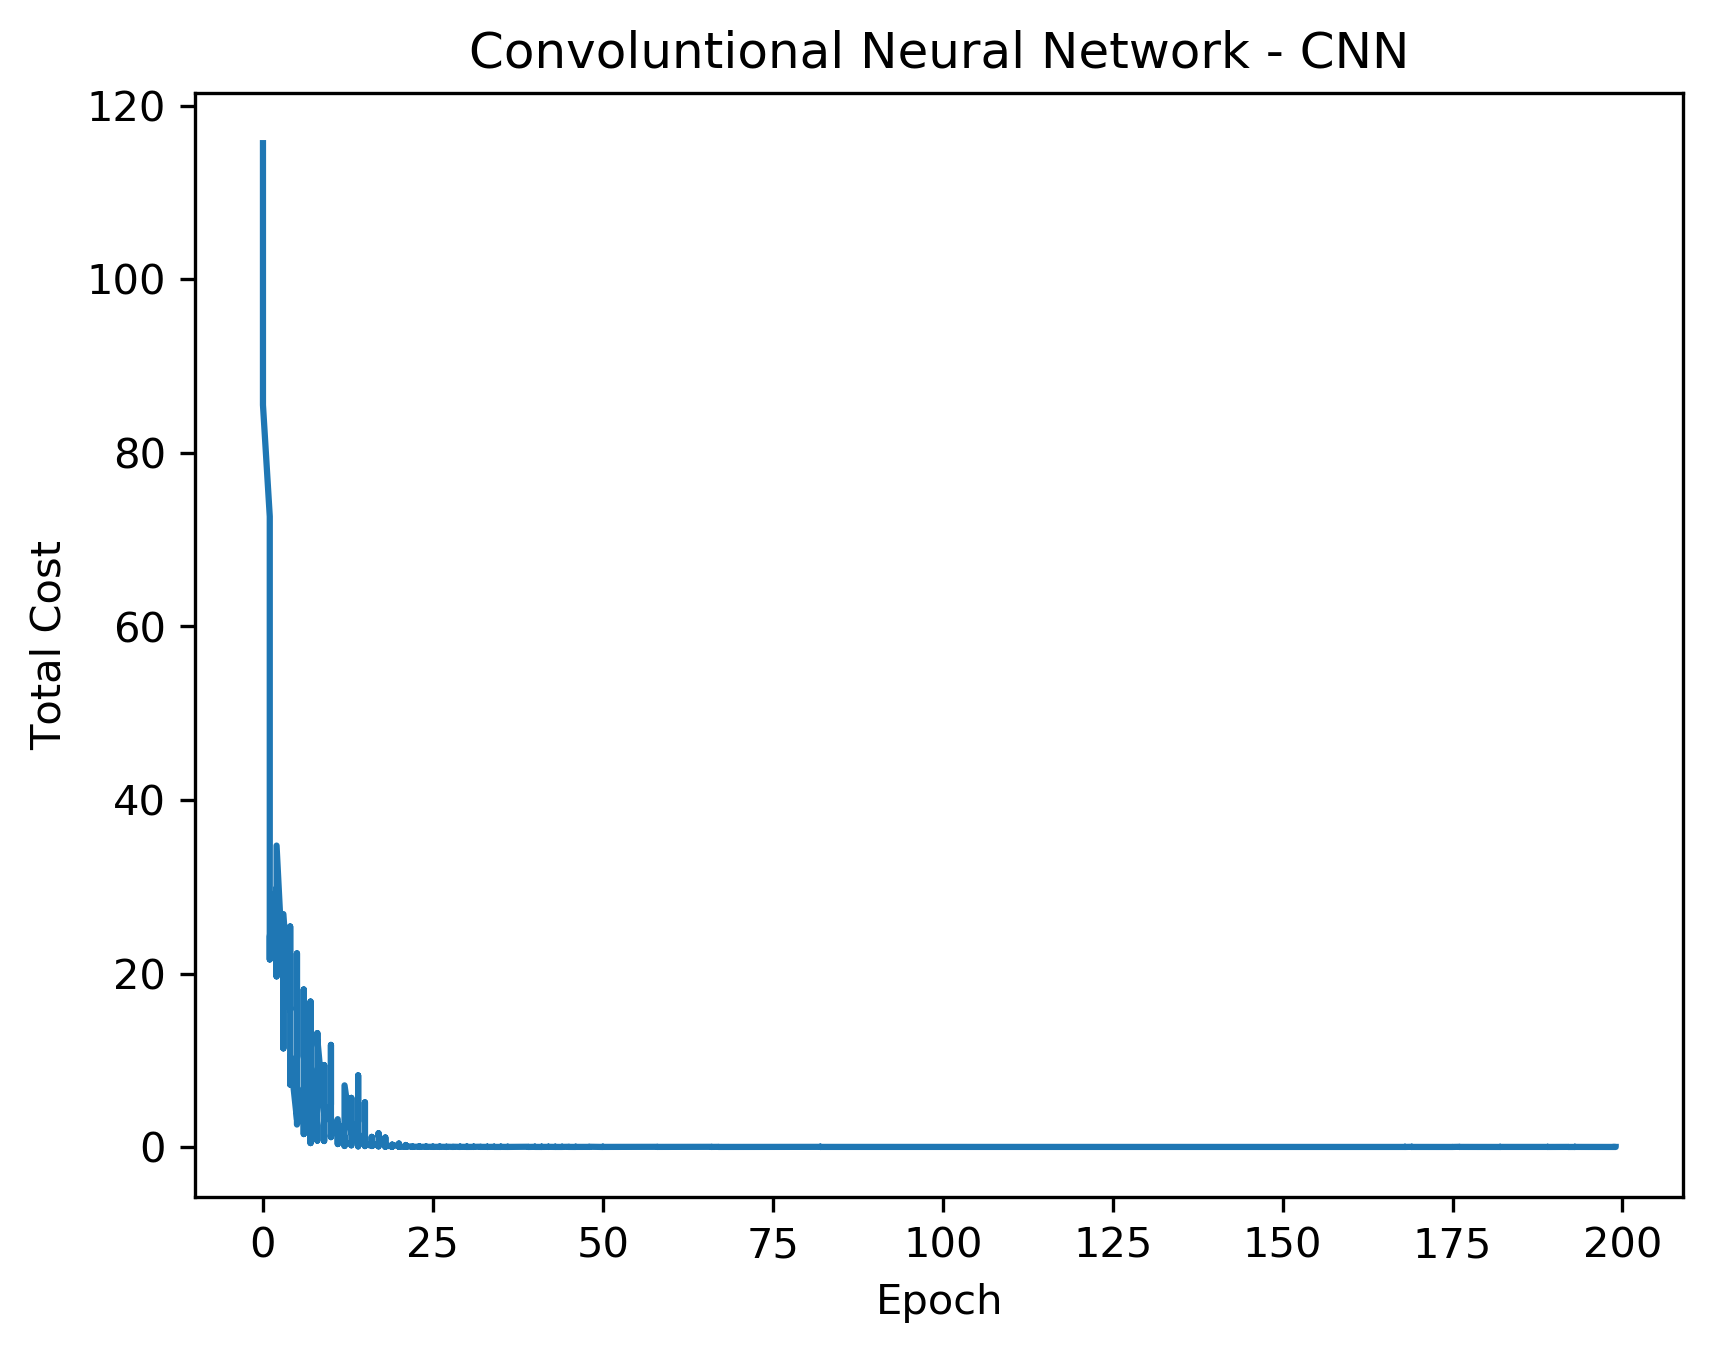

Source code (Python):
#!/usr/bin/env python
# -*- coding: utf-8 -*-
"""
Convolutional Neural Network

Flexible architecture: setup the number of layers
- Convolution layer
- Pooling layer
- Full connected layer

Activation functions: relu and sigmoid
Output layer: softmax

Features:
- dropout
- regularization
- minibatch
- momentum

Sample code in the end of this file.

Original MATLAB code:
https://github.com/ClodoaldoLima/Convolutional-Neural-Networks---Matlab

Author: Clodoaldo A. M. Lima
Translated to Python by Victor Ivamoto, Wesley Ramos
Translated to English: Victor Ivamoto
July, 2020
"""

import numpy as np
import pandas as pd
import matplotlib.pyplot as plt
from numba import jit, cuda

class obj:
    pass


# *************************************************************
# Feedforward
# ************************************************************
def ff_conv(images, W, b, strider, fativ):
    """
    Convolution layer
    
    Args:
        images:         array (dimX x dimY x numCanais x numImagens), where:
                        dimX, dimY:     image size
                        numCanais:      number of channels
                        numImagens:     number of images

        W:              (dimFiltroX x dimFiltroY x numCanais x numFilters)
        b:              bias
        strider:        strider size
        fativ:          activtion function, 'relu' or 'sig'

    Returns:

    """

    filterDim = W.shape[0]
    numFilters1 = W.shape[2]    # number of channels
    numFilters2 = W.shape[3]
    numImages = images.shape[3] # number of images
    imageDimX = images.shape[0] # image X dimension
    imageDimY = images.shape[1] # image Y dimension
    convDimX = int(np.floor((imageDimX - filterDim) / strider) + 1)
    convDimY = int(np.floor((imageDimY - filterDim) / strider) + 1)

    dtype = np.float64
    Features = np.zeros((convDimX, convDimY, numFilters2, numImages))
    # Activation function derivative
    dfativ   = np.zeros((convDimX, convDimY, numFilters2, numImages), dtype = dtype)
    # Convolution result, position
    result_conv = np.zeros((convDimX, convDimY, numFilters1 + 1))

    for i in range(numImages):
        for fil2  in range(numFilters2):
            convolvedImage = np.zeros((convDimX, convDimY))
            dconvolvedImage = np.zeros((convDimX, convDimY))
            for fil1 in range(numFilters1):
                filter = W[:, :, fil1, fil2]
                im = images[:, :, fil1, i]
                # Perform convolution - doesn't rotate the filter
                result_conv[:,:,fil1] = conv_mod(im, filter, strider)
            
            if fativ == 'relu':
                # Apply bias before or afther the maximum has no effect on index
                # max(x1+b,x2+b)
                # Add bias in all channels
                result_conv[:,:, :-1] = result_conv[:,:, :-1] + b[fil2]
                # Relu activation function
                convolvedImage  = np.max(result_conv, axis = 2)
                # Index of activated neurons
                dfativ[:, :, fil2, i] = np.argmax(result_conv, axis = 2)
            elif fativ == 'sig':
                convolvedImage = np.sum(result_conv, axis = 2)  # Add convolution
                convolvedImage = convolvedImage + b[fil2]       # Add bias
                convolvedImage = 1 / (1 + np.exp(-convolvedImage)) # sigmoid
                dfativ[:, :, fil2, i] = (1 - convolvedImage) * convolvedImage # sigmoid derivative

            Features[:, :, fil2, i] = convolvedImage

    return Features, dfativ


def ff_full(activation, W, b, fativ):
    """
    Full connected layer output.
    
    Args:
        activation:
        W:          weights array
        b:          bias
        fativ:      activation function

    Returns:

    """
    m, N, numFilter, numImagens = activation.shape

    Z = np.zeros((W.shape), order = 'F')
    dZ = np.zeros((W.shape), order = 'F')
    Zin = np.zeros((W.shape), order = 'F')
    if numImagens > 1:   # Images already concatenated
        # Join previous output to next layers
        activation = np.reshape(activation,(-1, numImagens), order = 'F')
        N = numImagens

    if fativ == 'sig':
        Zin = W @ activation + b #h x N
        activation = 1/(1 + np.exp(-Zin, order = 'F'))    #n x N
        dativacao = (1 - activation) * activation

    elif fativ == 'relu':
        h, ne = W.shape
        for i in range(h):
            for j in range(ne):
                Zin[j, :] = W[i, j] @ activation[j, :]
            val, pos = np.maximum(0, Zin, order = 'F')
            Z[i, : ] = val
            dZ[i, :] = pos - 1   #remap 1 to 0
        activation = Z
        dativacao = dZ

    return activation, dativacao

# Pooling output
def ff_pool(poolDim, convolvedFeatures,strider,criterio):
    """
    Pooling layer output.
    
    Args:
        poolDim:            pooling dimension
        convolvedFeatures:  array of images after convolution
        strider:            strider size
        criterio:           pooling type: 'max' or 'mean'

    Returns:

    """

    numImages = convolvedFeatures.shape[3]
    numFilters = convolvedFeatures.shape[2]
    convolvedDimx = convolvedFeatures.shape[0]
    convolvedDimy = convolvedFeatures.shape[1]
    # image size after pooling
    dimx = int(np.floor((convolvedDimx - poolDim) / strider) + 1)   
    dimy = int(np.floor((convolvedDimy - poolDim) / strider) + 1)   

    pooledFeatures = np.zeros((dimx, dimy, numFilters, numImages), order = 'F')
    dpooledFeatures = np.zeros((dimx * dimy, 2, numFilters, numImages), order = 'F')

    for imageNum in range(numImages):
        for featureNum in range(numFilters):
            featuremap = np.squeeze(convolvedFeatures[:,:,featureNum,imageNum])
            if criterio == 'mean':
                pooledFeaturemap, dpooledFeaturemap = conv_mod(featuremap, 1 / (poolDim ** 2), strider)
            elif criterio == 'max':
                pooledFeaturemap, dpooledFeaturemap = conv_max(featuremap, np.ones((poolDim, poolDim), order = 'F'), strider)

            pooledFeatures[:,:,featureNum,imageNum] = pooledFeaturemap
            dpooledFeatures[:,:,featureNum,imageNum] = dpooledFeaturemap

    return pooledFeatures, dpooledFeatures

@jit
def conv_comp(img, mask, strider):
    m1, n1 = img.shape
    m2, n2 = mask.shape
    if strider > 1:
        tamx = np.floor(m1 / m2)  # size of filter x
        tamy = np.floor(n1 / n2)  # size of filter y
        dimx = np.int(strider * m2 + ((m1 - tamx) % strider) - 1)
        dimy = np.int(strider * n2 + ((n1 - tamy) % strider) - 1)
        maskaux = mask
        mask = np.zeros((dimx,dimy))
        ix = 0
        for i in range(0, strider * m2, strider):
            jx=0
            for j in range(0, strider*n2, strider):
                mask[i,j] = maskaux[ix, jx]
                jx = jx + 1
            ix = ix + 1
        m2 = dimx
        n2 = dimy

    mConv = (m1 - m2 + 1)
    nConv = (n1 - n2 + 1)
    Conv = np.zeros((mConv, nConv))
    x = 0
    y = 0
    for i in range(mConv,):
        for j in range(nConv):
            img1 = img[x:x + m2,y : y + n2]
            Conv[i, j] = np.sum(img1 * mask)
            y = y + 1
        x = x + 1
        y = 0

    return Conv

@jit
def conv_full(img, mask, dimX, dimY, strider):

    mask[0][0],mask[1][1] = mask[1][1],mask[0][0]
    mask = mask.T
    # mask = np.rot90(mask, k=2)  # rotate the kernel

    m1, n1 = img.shape      # e.g.: 27x27
    m2, n2 = mask.shape     # e.g.: 2x2

    # addd zeros before and in the middle e.g.: (29x29) for strider = 1
    tamx = m1 + (2 * m2) - 2 + (strider - 1) * (m1 - 1)
    tamy = n1 + (2 * n2) - 2 + (strider - 1) * (n1 - 1)

    img1 = np.zeros((tamx, tamy))

    kx = 0
    for i in range(m2-1, m2 + strider * (m1 - 1), strider):
        ky = 0
        for j in range(n2-1, n2 + strider * (n1 - 1), strider):
            img1[i, j] = img[kx, ky]
            ky = ky + 1
        kx = kx + 1

    strider = 1    # convolution is strider 1
    m1, n1 = img1.shape
    mConv = np.int(np.floor((m1 - m2) / strider) + 1)
    nConv = np.int(np.floor((n1 - n2) / strider) + 1)

    Conv = np.zeros((dimX, dimY))
    x = 0
    y = 0
    for i in range(mConv):
        for j in range(nConv):
            img2 = img1[x:x + m2, y:y + n2]
            Conv[i, j] = np.sum(img2 * mask)
            y = y + strider
        x = x + strider
        y = 0

    return Conv
#***********************************************************************
# Performs convolution, no kernel rotation
#*******************************************************************
@jit
def conv_max(img, mask, strider):
    """
    Convolution with no kernel rotation.
    
    Args:
        img:
        mask:
        strider:

    Returns:

    """
    m1, n1 = img.shape
    m2, n2 = mask.shape

    mConv = np.int(np.floor((m1 - m2) / strider) + 1)
    nConv = np.int(np.floor((n1 - n2) / strider) + 1)
    Conv = np.zeros((mConv, nConv))
    dConv = np.zeros((mConv * nConv, 2))    # stores the positions
    x = 0
    y = 0
    cont = 0
    for i in range(mConv):
        for j in range(nConv):
            img1 = img[x:x + m2, y:y + n2]
            val = np.max(img1)
            px, py = np.where(img1==val)
            Conv[i, j] = val
            dConv[cont, 0] = px[0]  # stores the indexes of maximum values
            dConv[cont, 1] = py[0]  # of image in the kernel
            y = y + strider
            cont = cont + 1

        x = x + strider
        y = 0

    return Conv, dConv


#***********************************************************************
# Performs convolution, no kernel rotation
#*******************************************************************
@jit
def conv_mod(img,mask,strider):
    """
    Performs convolution, no kernel rotation
    
    Args:
        img:
        mask:
        strider:

    Returns:

    """
    m1, n1 = img.shape
    m2, n2 = mask.shape

    mConv = np.int(np.floor((m1 - m2) / strider) + 1)
    nConv = np.int(np.floor((n1 - n2) / strider) + 1)
    Conv = np.zeros((mConv, nConv))
    x = 0
    y = 0
    for i in range(mConv):
        for j in range(nConv):
            img1 = img[x:x + m2 , y:y + n2 ]
            Conv[i, j] = np.sum(img1 * mask)
            y = y + strider

        x = x + strider
        y = 0

    return Conv

#*************************************************************
# Neuron derivatives
#*************************************************************
def delta_pool(delta,dConv,dimPool,strider,dimx,dimy,criterio):
    """
    Pooling neurons derivative.
    
    Args:
        delta:      neuron derivative
        dConv:      derivative of convolution
        dimPool:    pooling dimension
        strider:    strider
        dimx:       
        dimy:       
        type:       pooling type: 'max' or 'mean'

    Returns:
        Convolution neuron derivative.
    """

    m, n = delta.shape
    deltaConv = np.zeros((dimx, dimy), order='F') # pooling size

    if type == 'max':
        p = 0
        for i in range(m):
            for j in range(n):
                px = dConv[p, 0]
                py = dConv[p, 1]
                Ix = int(px + strider * i)
                Iy = int(py + strider * j)
                deltaConv[Ix, Iy] = deltaConv[Ix, Iy] + delta[i, j]
                p = p + 1

    elif type == 'mean':
        for i in range(m):
            for j in range(n):
                for kx in range(dimPool):
                    for ky in range(dimPool):
                        Ix = kx + strider * i
                        Iy = ky + strider * j
                        deltaConv[Ix, Iy] = deltaConv[Ix, Iy] + delta[i, j]

    return deltaConv


def delta_full(delta, W, dfativ, fativ):
    """
    Compute neuron derivative.

    Args:
        delta:      neuron derivative 
        W:          weights array
        dfativ:     activation function derivative
        fativ:      activation funciton

    Returns:
        Neuron derivative
    """
    
    m, N = dfativ.shape
    h, ne = W.shape
    
    if fativ == 'sig':  # sigmoid activation function
        delta_full = W.T @ (delta * dfativ)
    
    elif fativ == 'relu':  # relu activation function
        delta_full = np.zeros((ne, N), order = 'F')
        for i in range(ne):
            dfativ_aux = np.where(dfativ == i, 1, 0)
            for j in range(h):
                delta_full[j, :] = delta_full[j, :] + W[j, i] @ (
                            delta * dfativ_aux[j, :])
    
    return delta_full


#*************************************************************
# dropout: freeze neurons
#*************************************************************
def dropout(y, dy, idx, tx):
    """
    Freeze neurons.
    
    Args:
        y:      activation or array with images
        dy:     activation derivative
        idx:    frozen individuals
        tx:     frozen rate

    Returns:

    """

    dimX, dimY, numFilters , numImagens = y.shape
    num = len(idx) - 1
    cont = 0
    for i in range(numFilters):
        if cont <= num:
            if idx[cont] == i: # neuron is frozen
                # activation and derivative are zeros
                y[:,:,i,:] = np.zeros((dimX, dimY, numImagens), order = 'F')
                dy[:,:,i,:] = np.zeros((dimX, dimY, numImagens), order = 'F')
                cont = cont + 1
            else:
                y[:,:,i,:] = y[:,:,i,:]  / (1 - tx) # increase the output

        else:
            y[:,:,i,:] = y[:,:,i,:]  / (1 - tx)  # increase the output

    return y, dy

def init_params(cnn,opts):
    numFiltros1 = opts.imageCanal  #number of channels - number of first layer input
    dimInputX = opts.imageDimX     #original image X dimension
    dimInputY = opts.imageDimY     #original image Y dimension
    
    
    for l  in range(len(cnn.layers)):
        layer = cnn.layers[l]   # convolucional layer
        # convolucional layer
        if layer.type == 'c':
            numFiltros2 = layer.numFilters   # number of filters
            dimFiltros = layer.dimFiltros    # filter dimension
            layer.W = 1e-1 * np.ones((dimFiltros,dimFiltros,numFiltros1,numFiltros2)) # initialize w
            layer.b = np.zeros((numFiltros2, 1), order = 'F')  # initialize bias
            layer.W_velocidade = np.zeros((layer.W.shape), order = 'F')
            layer.b_velocidade = np.zeros((layer.b.shape), order = 'F')
            
            # image size after convolution
            dimConvX = int(np.floor((dimInputX - layer.dimFiltros) / layer.strider + 1))
            dimConvY = int(np.floor((dimInputY - layer.dimFiltros) / layer.strider + 1))
            layer.delta = np.zeros((dimConvX,dimConvY,numFiltros2,opts.batchsize), order = 'F')    #Guarda as derivadas para todo conjunto e filtros

            numFiltros1 = numFiltros2  #number of next layer filters
            dimInputX = dimConvX       #next layer image dimension
            dimInputY = dimConvY       #next layer image dimension

        #Pooling layer
        elif layer.type == 'p':
               dimPooledX = int(np.floor((dimInputX - layer.dimPool) / layer.strider) + 1)  #image dimension after pooling
               dimPooledY = int(np.floor((dimInputY - layer.dimPool) / layer.strider) + 1)  #image dimension after pooling
               layer.delta = np.zeros((dimPooledX,dimPooledY,numFiltros1,opts.batchsize), order = 'F')  # stores the derivatives
               dimInputX =  dimPooledX    #next layer image dimension
               dimInputY =  dimPooledY    #next layer image dimension

        #full connected layer
        elif layer.type == 'f':  
            numFiltros2 = layer.numhidden   # number of neurons
            if l > 1:
                if not (cnn.layers[l-1].type == 'f'):
                    numAtrib = numFiltros1 * dimInputX * dimInputY   #number of features
                else:
                    numAtrib = numFiltros1

            else:
                numAtrib = numFiltros1 * dimInputX * dimInputY

            layer.W = 1e-1 * np.random.random((numFiltros2, numAtrib))   # h x ne
            layer.b = np.zeros((numFiltros2,1), order = 'F')  # initialize bias
            layer.W_velocidade = np.zeros((layer.W.shape), order = 'F')
            layer.b_velocidade = np.zeros((layer.b.shape), order = 'F')
            layer.delta = np.zeros((numFiltros2, opts.batchsize), order = 'F')
            numFiltros1 = numFiltros2

        cnn.layers[l] = layer

    # last layer
    if layer.type == 'f': 
        cnn.quantNeuron =  numFiltros1  # number of inputs in output layer
    else:
       cnn.quantNeuron = numFiltros1 * dimInputX * dimInputY

    cnn.cost = 0
    cnn.probs = np.zeros((opts.numClasses, opts.batchsize), order = 'F')
    
    r  = np.sqrt(6) / np.sqrt(opts.numClasses + cnn.quantNeuron+1)
    cnn.Wd = np.random.random((opts.numClasses, cnn.quantNeuron)) * 2 * r - r  # output layer weights
    cnn.bd = np.zeros((opts.numClasses,1), order = 'F')        # output layer bias
    cnn.Wd_velocidade = np.zeros((cnn.Wd.shape), order = 'F')
    cnn.bd_velocidade = np.zeros((cnn.bd.shape), order = 'F')
    cnn.delta = np.zeros((cnn.probs.shape), order = 'F')
    
    cnn.imageDimX = opts.imageDimX      # image X axis dimension
    cnn.imageDimY = opts.imageDimY      # image Y axis dimension
    cnn.imageCanal = opts.imageCanal    # number of channels in image
    cnn.numClasses = opts.numClasses    # number of classes
    cnn.alpha = opts.alpha              # learning rate
    cnn.minibatch = opts.batchsize      # batch size
    cnn.numepochs = opts.numepochs      # number of epochs
    cnn.lambda_ = opts.lambda_          # regularization factor
    cnn.momentum = opts.momentum        # final momentum factor
    cnn.mom = opts.mom                  # initial momentum factor
    cnn.momIncrease = opts.momIncrease  # number of epochs to change momentum
    cnn.ratio = opts.ratio

    return cnn

def train_cnn(cnn,images,labels, pdir = ''):
    it = 0   # number of iterations
    plotData = pd.DataFrame(columns=['Epoch', 'Iteration', 'Total Cost', 'Cost'])

    # Load some parameters
    epocasMax = cnn.numepochs           # number of epochs
    minibatch = cnn.minibatch           # minibatch size
    momIncrease = cnn.momIncrease       # number of epochs to increase momentum
    mom = cnn.mom                       # initial momentum factor
    momentum = cnn.momentum             # momentum term
    alpha = cnn.alpha                   # learning rate
    lambda_ = cnn.lambda_               # regularization coefficient
    ratio = cnn.ratio                   # neuron frozen rate
    numlayers = len(cnn.layers)         # number of layers


    N = max(labels.shape)               # number of inputs
    cont = 0
    for nep in range(epocasMax):
        #*****************************************************************
        # 1) For each epoch, freeze some neurons
        #****************************************************************
        for l in range(numlayers):
            layer = cnn.layers[l]
            Idx = []
            # convolution layer
            if layer.type == 'c':
                numFilters = layer.numFilters
                layer.indcongFiltros = np.where(np.random.rand(numFilters) <= ratio)[0] # index of frozen filters
                Idx = layer.indcongFiltros
                layer.txcongFiltros = max(np.shape(Idx)) / numFilters   # rate of frozen filters
                print('In convolution layer %i, %d filters are frozen' % (l,max(np.shape(Idx))))
                cnn.layers[l] = layer
            # pooling layer uses same freezen as convolution layer
            elif layer.type == 'p':
                print('In pooling layer %i, %d filters are frozen' % (l, max(np.shape(Idx))))
            # Freeze neurons in full connected layer
            elif layer.type == 'f':
                numFilters = layer.numhidden
                layer.indcongFiltros = np.where(np.random.rand(numFilters) <= ratio)[0] # index of frozen filters
                Idx = layer.indcongFiltros
                layer.txcongFiltros = max(np.shape(Idx)) / numFilters # rate of frozen filters
                print('In full connected layer %i, %d filters are frozen' % (l,max(np.shape(Idx))))
                cnn.layers[l]=layer

        #******************************************************************
        # Initialize input index
        p = np.random.permutation(N)

        #********************************************************************
        # Split data in minibatch,
        #********************************************************************
        for s in range(0, N - minibatch + 1, minibatch):
            it = it + 1   # count iterations
            # increase momentum
            if it == momIncrease:
                mom = momentum

            # Create training set
            X = images[:,:,:,p[s:s+minibatch]]  # select training input
            Yd = labels[p[s:s+minibatch]]       # select training labels
            Yd = Yd.reshape(len(Yd), 1, order = 'F')
            numImagens = X.shape[3]             # [dimX, dimY, channel, number of images]
            #*************************************************************
            # Feedforward
            #************************************************************
            # activation(dimX x dimY x channels x minibatch)
            # dimX, dimY: tamanho da imagem
            # channels: number of channels
            # minibatch: minibatch size, i.e. number of images
            activation = X # input layer activation
            cont = 0 # image data
            for l in range(numlayers):
                layer = cnn.layers[l]
                # layer.W (dimFiltro x dimFiltro x channels x numFilter)
                # dimFiltro:   filter size (kernel)
                # channels:    number of channels in image
                # numFilter:   number of filters
                # convolution layer
                if layer.type == 'c':
                    strider = layer.strider
                    fativ = layer.fativ
                    activation, dfativ = ff_conv(activation, layer.W, layer.b, strider, fativ)
                    indcong = layer.indcongFiltros  # index of frozen filters
                    txcong = layer.txcongFiltros    # rate of frozen filters
                    activation, dfativ = dropout(activation, dfativ, indcong, txcong)   #next layer activation (freeze neurons)
                # Pooling layer
                elif layer.type == 'p':
                    strider = layer.strider
                    criterio = layer.criterio
                    activation, dfativ = ff_pool(layer.dimPool,activation,strider,criterio)
                    if l>0:
                        layer.numFilters = cnn.layers[l-1].numFilters
                    else:
                        layer.numFilters = cnn.imageCanal

                # full connected layer
                elif layer.type == 'f':
                    fativ = layer.fativ
                    activation, dfativ = ff_full(activation, layer.W, layer.b, fativ)
                    cont = 1 # data has been concatenated

                layer.activation = activation
                layer.dfativ = dfativ
                cnn.layers[l] = layer

            if cont == 0:
                # concatenate previous output for next layers
                activation = np.reshape(activation, (-1, numImagens), order='F')

            # output layer: Softmax
            probs = np.exp(cnn.Wd @ activation + cnn.bd, order = 'F')
            sumProbs = np.sum(probs, 0, keepdims=True)
            probs = probs / sumProbs

            ## --------- Cost Computation ----------
            # Cross-entropy
            logp = np.log(probs)  # number of classes x number of samples
            index = np.arange(probs.shape[1]) * logp.shape[0] + Yd.T
            Custo = -np.sum(logp.ravel(order = 'F')[index]) # same as -Yd.*log(Probs)
            ############################################
            # Sum of weights squared
            wCusto = 0
            for l in range(numlayers):
                layer = cnn.layers[l]
                if not (layer.type == 'p'):
                    wCusto = wCusto + np.sum(layer.W ** 2)

            # Add the sum of weights squared
            wCusto = lambda_ / 2 * (wCusto + np.sum(cnn.Wd ** 2))
            CustoTotal = Custo + wCusto
            #%%%%%%%%%%%%%%%%%%%%%%%%%%%%%%%%%%%%%%%%%%%%%%%%%%%%%%%%%%%
            #---Backpropagation
            #%%%%%%%%%%%%%%%%%%%%%%%%%%%%%%%%%%%%%%%%%%%%%%%%%%%%%%%%%%%%
            #softmax layer
            output = np.zeros(probs.shape, order = 'F')
            output.ravel(order = 'F')[index] = 1 # Include value ' to desired output
            DeltaSoftmax = (probs - output) # compute the error


            dimSaidaX = cnn.layers[numlayers - 1].activation.shape[0]  # Number of output
            dimSaidaY = cnn.layers[numlayers - 1].activation.shape[1]  #
            layer = cnn.layers[numlayers - 1]     # last layer
            if layer.type == 'f':
                # Use matrix if there's intermediate layer
                delta_ant = cnn.Wd.T @ DeltaSoftmax
            else:
                # no intermediate layer, transform image data for backpropagation
                numFiltros2 = cnn.layers[numlayers - 1].numFilters
                delta_ant = np.reshape(cnn.Wd.T @ DeltaSoftmax,(dimSaidaX,dimSaidaY,numFiltros2,numImagens), order = 'F')


            # load data from output layer, save delta in last layer
            # other layers
            for l in range(numlayers - 1, -1, -1):
                layer = cnn.layers[l]
                if layer.type == 'f':
                    activation = cnn.layers[l].activation
                    delta_full = delta_ant
                    fativ = cnn.layers[l].fativ
                    dfativ = cnn.layers[l].dfativ
                    delta = delta_full(delta_full,layer.W,dfativ,fativ)
                    cnn.layers[l].delta = delta_ant * dfativ  # activation function
                    if l > 0:
                        if cnn.layers[l-1].type == 'c' or cnn.layers[l-1].type == 'p':
                            # previous layer is convolutional
                            # transform image in matrix format
                            dimSaidaX = (cnn.layers[l-1].activation).shape[0] # number of outputs
                            dimSaidaY = (cnn.layers[l-1].activation).shape[1] # number of outpus
                            numFilters = cnn.layers[l-1].numFilters           # number of filters
                            delta_ant = np.reshape(delta,(dimSaidaX,dimSaidaY,numFilters,numImagens), order = 'F')   # previous layer

                        else:
                            delta_ant = delta

                    else: # previous layer is the input
                        dimSaidaX = X.shape[0]   # number of output
                        dimSaidaY = X.shape[1]   #
                        numFilters = cnn.imageCanal # number of filters
                        delta_ant = np.reshape(delta,(dimSaidaX,dimSaidaY,numFilters,numImagens), order = 'F')
                elif layer.type == 'p': # pooling layer
                    if l > 0:
                        numFilters = cnn.layers[l-1].numFilters          # number of filters in previous layer
                        dimOut1 = (cnn.layers[l-1].activation).shape[0]  # output dimension
                        dimOut2 = (cnn.layers[l-1].activation).shape[1]  # output dimension
                    else:
                        numFilters = cnn.imageCanal
                        dimOut1 = X.shape[0]   # output dimension
                        dimOut2 = X.shape[1]   # output dimension

                    strider = cnn.layers[l].strider
                    dimPool = cnn.layers[l].dimPool   # pooling kernel dimension
                    convDim1 = dimOut1    # dimOut1 * strider + dimPool - 1
                    convDim2 = dimOut2    # dimOut2 * strider + dimPool - 1
                    criterio = cnn.layers[l].criterio
                    deltaPool = delta_ant
                    dfativ = cnn.layers[l].dfativ
                    #Unpool da ultima layer
                    delta = np.zeros((convDim1,convDim2,numFilters,numImagens), order = 'F')
                    for imNum in range(numImagens):
                        for FilterNum in range(numFilters):
                            unpool = deltaPool[:,:,FilterNum,imNum]
                            dfativaux = dfativ[:,:,FilterNum,imNum]
                            delta[:,:,FilterNum,imNum]= delta_pool(unpool, dfativaux, dimPool, strider, convDim1, convDim2, criterio)

                    cnn.layers[l].delta = delta
                    delta_ant=delta
                elif layer.type == 'c':
                    if l > 0:
                        numFiltros1 = cnn.layers[l-1].numFilters        # number of filters in previous layer
                        dimOut1 = (cnn.layers[l-1].activation).shape[0] # number of outputs in current layer
                        dimOut2 = (cnn.layers[l-1].activation).shape[1] # number of outputs in current layer
                    else:
                        numFiltros1 = cnn.imageCanal
                        dimOut1 = X.shape[0]   # number of outputs in previous layer
                        dimOut2 = X.shape[1]   # number of outputs in previous layer

                    numFiltros2 = cnn.layers[l].numFilters  # number of filters in next layer
                    delta = np.zeros((dimOut1,dimOut2,numFiltros1,numImagens), order = 'F') # derivative array with zeros
                    deltaConv = delta_ant   # copy next layer derivative
                    Wc = cnn.layers[l].W    # next layer weights
                    strider = cnn.layers[l].strider
                    fativ  = cnn.layers[l].fativ
                    dfativ = cnn.layers[l].dfativ
                    delta_aux = deltaConv
                    for i  in range(numImagens):
                        for f1  in range(numFiltros1):
                            for f2  in range(numFiltros2):
                                # convolution with rotated kernel
                                if fativ == 'sig':  # sigmoid
                                    # sigmoid derivative computed on feedforward, 
                                    # on method ff_conv
                                    df = dfativ
                                elif fativ == 'relu':
                                    df = np.where(dfativ[:, :, f2, i] == f1, 1, 0)

                                delta_aux[:, :, f2, i] = deltaConv[:, :, f2, i] * df   # multiply by activation function derivative
                                delta[:, :, f1, i] = delta[:, :, f1, i] + conv_full(delta_aux[:, :, f2, i], Wc[:, :, f1, f2], dimOut1, dimOut2, strider)

                    cnn.layers[l].delta = delta_aux   #armazena na layer
                    delta_ant = delta

            # gradients
            activation = cnn.layers[numlayers - 1].activation   # last layer activation
            if cnn.layers[numlayers - 1].type == 'c' or cnn.layers[numlayers - 1].type == 'p':
                activation = np.reshape(activation,(-1, numImagens), order = 'F') # tranform in vector

            Wd_grad = DeltaSoftmax @ activation.T   #dJdw
            bd_grad = np.sum(DeltaSoftmax, 1, keepdims = True)     #dIdb

            cnn.Wd_velocidade = mom * cnn.Wd_velocidade + alpha * (Wd_grad / minibatch + lambda_ * cnn.Wd)
            cnn.bd_velocidade = mom * cnn.bd_velocidade + alpha * (bd_grad / minibatch)
            cnn.Wd = cnn.Wd - cnn.Wd_velocidade   # update output layer weights
            cnn.bd = cnn.bd - cnn.bd_velocidade   # update bias

            # update variables
            for l in range(numlayers -1, -1, -1):
                layer = cnn.layers[l]
                if layer.type == 'f':
                    numhidden = layer.numhidden
                    if l == 0:
                        activation = np.reshape(X, (-1, numImagens), order='F')
                    else:
                        activation = cnn.layers[l - 1].activation
                        if not (cnn.layers[l-1].type == 'f') :
                            activation = np.reshape(activation, (-1, numImagens), order='F')
                    Wc_grad = np.zeros((layer.W.shape), order = 'F')
                    bc_grad = np.zeros((layer.b.shape), order = 'F')
                    delta = layer.delta
                    bc_grad = np.sum(delta, axis = 1, keepdims=True)

                    Wc_grad = delta @ activation.T
                    layer.W_velocidade = mom * layer.W_velocidade + alpha * (Wc_grad / numImagens + lambda_ * layer.W)
                    layer.b_velocidade = mom * layer.b_velocidade + alpha * (bc_grad / numImagens)
                    layer.W = layer.W - layer.W_velocidade
                    layer.b = layer.b - layer.b_velocidade

                # convolution layer
                elif(layer.type == 'c'):
                    numFiltros2 = layer.numFilters
                    if l == 0:
                        numFiltros1 = cnn.imageCanal
                        activation = X
                    else:
                        numFiltros1 = cnn.layers[l-1].numFilters
                        activation = cnn.layers[l-1].activation

                    Wc_grad = np.zeros(layer.W.shape, order='F')
                    DeltaConv = layer.delta
                    strider = layer.strider

                    for fil2 in range(numFiltros2):
                        for fil1  in range(numFiltros1):
                            for im  in range(numImagens):
                                Wc_grad[:,:,fil1,fil2] = Wc_grad[:,:,fil1,fil2] + \
                                    conv_comp(activation[:, :, fil1, im], DeltaConv[:, :, fil2, im], strider)

                    bc_grad = np.sum(DeltaConv, axis=(0, 1, 3), keepdims=True).reshape(layer.numFilters, 1)
                    layer.W_velocidade = mom * layer.W_velocidade + alpha * (Wc_grad / numImagens + lambda_ * layer.W)
                    layer.b_velocidade = mom * layer.b_velocidade + alpha * (bc_grad / numImagens)
                    layer.W = layer.W - layer.W_velocidade
                    layer.b = layer.b - layer.b_velocidade
                cnn.layers[l] = layer
            print('Epoch %d: Total cost and cost in iteration  %d is %f %f\n' % (nep, it, CustoTotal, Custo))
            plotData.loc[len(plotData) + 1] = [nep, it, CustoTotal, Custo]
            #break

        #cnnTest(cnn,testimages,testlabels)
        #alpha = alpha/2.0
    #['Epoca', 'Iteration', 'Total Cost', 'Cost'])
    plt.figure()
    plt.plot('Epoch', 'Total Cost', data = plotData)
    plt.xlabel('Epoch')
    plt.ylabel('Total Cost')
    plt.title('Convoluntional Neural Network - CNN' )
    if pdir != '':
        plt.savefig('cnn.png', dpi=300, bbox_inches='tight')
    plt.show()

    return cnn

#=========================================
# Load MNIST dataset
#=========================================
# Return  28x28x[number of MNIST images] matrix containing
# the raw MNIST images
def loadMNISTImages(filename):
    
    fp = open(filename, 'rb')

    assert fp != -1, 'Could not open ' + filename

    magic = np.fromfile(fp, dtype='>u4', count=1)
    assert magic == 2051, 'Bad magic number in ' + filename

    numImages = int(np.fromfile(fp, dtype='>u4', count = 1))
    numRows = int(np.fromfile(fp, dtype='>u4', count = 1))
    numCols = int(np.fromfile(fp, dtype='>u4', count = 1))

    images = np.fromfile(fp, dtype='>u1')
    images = np.reshape(images, (numCols, numRows, numImages), order = 'F')
    images = images.transpose(1, 0, 2)

    fp.close()

    # Reshape to #pixels x #examples
    images = np.reshape(images, (images.shape[0] * images.shape[1], images.shape[2]), order = 'F')
    # Convert to double and rescale to [0,1]
    images = images / 255


    return images
    
def loadMNISTLabels(filename):
    #loadMNISTLabels returns a [number of MNIST images]x1 matrix containing
    #the labels for the MNIST images

    fp = open(filename, 'rb')
    assert fp != -1, 'Could not open ' + filename

    magic = np.fromfile(fp, dtype='>u4', count = 1)
    assert magic == 2049, 'Bad magic number in ' + filename

    numLabels = np.fromfile(fp, dtype='>u4', count = 1)
    labels = np.fromfile(fp, dtype='>u1')
    labels = labels.reshape(len(labels),1, order = 'F')

    assert labels.shape[0] == numLabels, 'Mismatch in label count'

    fp.close()

    return labels

#=====================================
# Demo with MNIST dataset
#=====================================
if __name__ == '__main__':
    opts = obj()
    opts.alpha = 1e-1     # learning rate
    opts.batchsize = 50   # training set size = 150
    opts.numepochs = 200  # number of epochs
    opts.imageDimX = 28   # image X axis dimension
    opts.imageDimY = 28   # image Y axis dimension
    opts.imageCanal = 1   # number of channels in input image
    opts.numClasses = 10  # number of classes
    opts.lambda_ = 0.0001 # weight decay factor
    opts.ratio = 0.0      # weight freeze factor
    opts.momentum = 0.95  # final momentum factor
    opts.mom = 0.5        # initial momentum factor
    opts.momIncrease = 20 # number of epochs to change momentum

    # load MNIST - Train
    path = './images/'
    images = loadMNISTImages(path + 'train-images-idx3-ubyte')
    images = np.reshape(images, (opts.imageDimX, opts.imageDimY, 1, -1), order = 'F')
    labels = loadMNISTLabels(path + 'train-labels-idx1-ubyte')
    images = images[:, :, :, 0:500]
    labels = labels[0:500]

    # Load MINST - Test
    testImages = loadMNISTImages(path + 't10k-images-idx3-ubyte')
    testImages = np.reshape(testImages, (opts.imageDimX, opts.imageDimY, 1, -1), order = 'F')
    testLabels = loadMNISTLabels(path + 't10k-labels-idx1-ubyte')

    # layers
    # c ---- convolucional
        #numFilters, strider, dimFiltros, activation function (sig, relu,)
    # p ---- pooling
        # strider, dimPool, Max ou Media
    # f ---- full conect 
        # fativ (sig, relu), numhidden 
        
    cnn = obj()
    cnn.layers = {}
    # convolution layer
    cnn.layers[0] = obj()
    cnn.layers[0].type = 'c'            # c = convolution
    cnn.layers[0].numFilters = 4        # number of filters
    cnn.layers[0].strider = 1           # strider
    cnn.layers[0].dimFiltros = 2        # filter size
    cnn.layers[0].fativ = 'relu'       # sig/relu: activation function
    
    # pooling layer
    cnn.layers[1] = obj()
    cnn.layers[1].type = 'p'            # p = pooling
    cnn.layers[1].strider = 2           # strider
    cnn.layers[1].dimPool = 2           # filter size
    cnn.layers[1].criterio = 'max'      # max/mean

    # convolution layer 
    # cnn.layers[2] = obj()
    # cnn.layers[2].type = 'c'          # c = convolution
    # cnn.layers[2].numFilters = 4      #
    # cnn.layers[2].strider = 1         # strider
    # cnn.layers[2].dimFiltros = 2      # filter size
    # cnn.layers[2].fativ = 'relu'      # sig/relu: activation function
    #
    # pooling layer
    # cnn.layers[3] = obj()
    # cnn.layers[3].type = 'p'          # p = pooling
    # cnn.layers[3].strider = 2         # strider
    # cnn.layers[3].dimPool = 2         # filter size
    # cnn.layers[3].criterio = 'max'    # max/mean

    # full connected layer
    # cnn.layers[2] = obj()              #
    # cnn.layers[2].type = 'f'           # f = full connected
    # cnn.layers[2].fativ = 'sig'        # sig/relu: activation funciton
    # cnn.layers[2].numhidden = 100      # number of neurons in hidden layer
    #

    # initialize CNN parameters
    cnn = init_params(cnn, opts)

    # train
    cnn = train_cnn(cnn, images, labels)

